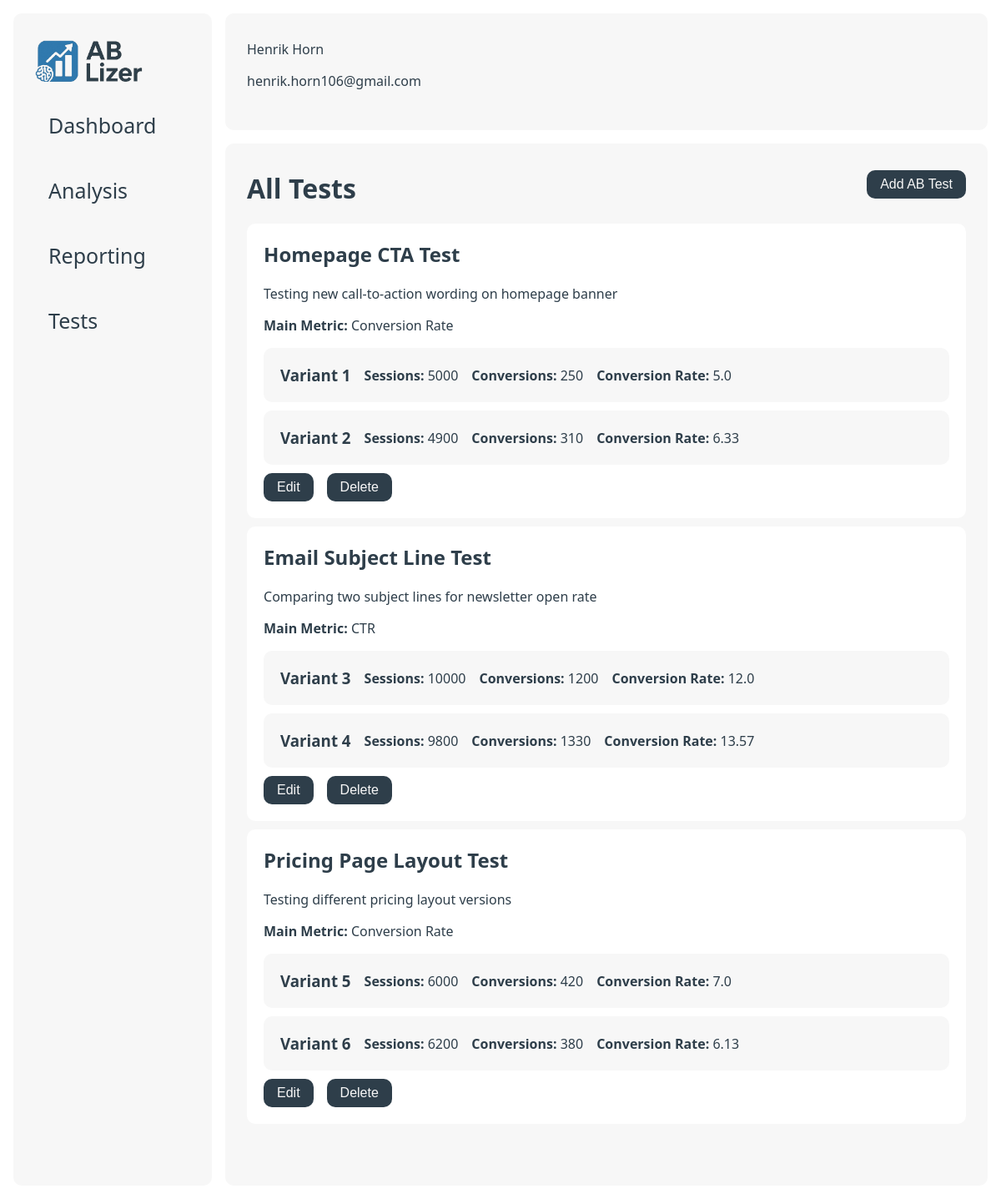
/tests, run on the app's committed database.
### data/models.py (models this page shows)
class ab_tests(db.Model):
    __tablename__ = 'ab_tests'
    id = db.Column(db.Integer, primary_key=True)
    name = db.Column(db.String(255), nullable=False)
    description = db.Column(db.Text, nullable=False)
    metric = db.Column(db.String(255), nullable=False)
    created_at = db.Column(db.DateTime, nullable=False)
    __repr__ = lambda self: f'<Ab_Test {self.id}>'
    __str__ = lambda self: f'{self.id}'

class variants(db.Model):
    __tablename__ = 'variants'
    id = db.Column(db.Integer, primary_key=True)
    test_id = db.Column(db.Integer, db.ForeignKey('ab_tests.id'), nullable=False)
    name = db.Column(db.String(255), nullable=False)
    impressions = db.Column(db.Integer, nullable=False)
    conversions = db.Column(db.Integer, nullable=False)
    conversion_rate = db.Column(db.Float, nullable=False)
    __repr__ = lambda self: f'<Variant {self.id}>'
    __str__ = lambda self: f'{self.id}'

### app.py (the view)
@app.route("/tests")
def tests():
    data = {}
    for test in db_manager.get_ab_tests():
        data[test] = db_manager.get_variants(test.id)
    return render_template("tests.html",
                           user_name=user_name,
                           user_email=user_email,
                           data=data
                           )

### data/db_manager.py (called while the page is built)
    def get_ab_tests(self):
        return ab_tests.query.all()

    def get_variants(self, test_id):
        return variants.query.filter_by(test_id=test_id).all()

### templates/tests.html
{% extends "base.html" %}
{% block content %}
    <div class="hero">
        <h1>All Tests</h1>
        <button class="btn" id="addTestBtn">Add AB Test</button>
    </div>
    <div class="scroll">
        <div class="col-wrapper">
            <div class="card-list">
                {% for test in data %}
                    <div class="card long">
                        <h2><strong>{{ test.name }}</strong></h2>
                        <p>{{ test.description }}</p>
                        <p><strong>Main Metric:</strong> {{ test.metric }}</p>
                        {% for variant in data[test] %}
                            <div class="card long secondary">
                                <div class="row">
                                    <h3>Variant {{ variant }}</h3>
                                    <p><strong>Sessions:</strong> {{ variant.impressions }}</p>
                                    <p><strong>Conversions:</strong> {{ variant.conversions }}</p>
                                    <p><strong>Conversion Rate:</strong> {{ variant.conversion_rate }}</p>
                                </div>
                            </div>
                        {% endfor %}
                        <div class="row">
                            <button class="btn">Edit</button>
                            <form action="{{ url_for('delete_test', test_id=test.id) }}" class="inline-form" method="post">
                                <button class="btn" onclick="return confirm('Delete this test?');" type="submit">
                                    Delete
                                </button>
                            </form>
                        </div>
                    </div>
                {% endfor %}
            </div>
        </div>
    </div>
{% endblock %}

### templates/base.html (shortened to what this page needs)
<!DOCTYPE html>
<html lang="en">
<head>
    <link href="{{ url_for('static', filename='style.css') }}" rel="stylesheet">
</head>
<body>
<div class="main-wrapper">
    <div class="sidenav" id="mySidenav">
        <div class="sidenav-container">
            <a class="logo" href="/"><img src="{{ url_for('static', filename='logo_ab-lizer.png') }}" height="50px"></a>
            <a href="/">
                <div class="tab">Dashboard</div>
            </a>
            <a href="#">
                <div class="tab">Analysis</div>
            </a>
            <a href="#">
                <div class="tab">Reporting</div>
            </a>
            <a href="/tests">
                <div class="tab">Tests</div>
            </a>
        </div>
    </div>
    <div class="wrapper">
        <nav>
            <div class="container">
                <p>{{ user_name }}</p>
                <p>{{ user_email }}</p>
            </div>
        </nav>
        <main class="container">
            {% block content %}{% endblock %}
        </main>
    </div>
</div>
</body>
</html>

### static/style.css (style rules this page uses)
:root { --primary: #2E3E4A; --secondary: #F7F7F7; --accent: #317AAE; --gradient: linear-gradient(180deg, rgba(25, 82, 133, 1) 0%, rgba(49, 122, 174, 1) 100%); --danger: #ef4444; --bg: #ffffff; --radius: 10px; --shadow: 0 2px 8px rgba(30, 41, 59, 0.06); }
* { box-sizing: border-box; }
body { font-family: 'Segoe UI', 'Roboto', Arial, sans-serif; background: var(--bg); margin: 0; padding: 0; }
nav { background: var(--bg); }
main { overflow-y: scroll; }
p { color: var(--primary); }
h1, h2, h3, h4, h5, h6, p { margin-top: 0; color: var(--primary); }
a { color: var(--primary); text-decoration: none; }
.hero { display: flex; justify-content: space-between; align-items: flex-start; }
.main-wrapper { display: flex; padding: 16px; }
.wrapper { width: 100%; height: 100vh; padding-left: 16px; align-self: stretch; gap: 16px; display: flex; flex-direction: column; }
.container { padding: 32px 26px; background: var(--secondary); border-radius: var(--radius); height: 100%; }
.logo { font-size: 1.5rem; font-weight: bold; text-decoration: none; }
button { padding: 8px 16px; border: none; border-radius: var(--radius); font-size: 1rem; cursor: pointer; background: var(--primary); color: var(--secondary); }
.sidenav { width: 300px; background-color: var(--bg); position: static; height: 100vh; overflow-x: hidden; }
.sidenav a { color: var(--primary); text-decoration: none; font-size: 25px; display: block; }
.sidenav .tab { padding: 16px 16px; color: var(--primary); text-decoration: none; font-size: 25px; display: block; transition: 0.3s; border-radius: var(--radius); }
.sidenav-container { display: flex; flex-direction: column; gap: 12px; background-color: var(--secondary); border-radius: var( --radius); padding: 32px 26px; height: 100%; }
.card-list { width: 100%; }
.card { border-radius: var( --radius); padding: 20px; margin-bottom: 10px; width: 200px; background-color: #ffffff; }
.card.secondary { background: var(--secondary); }
.secondary p { margin-bottom: 0; }
.card.long { width: 100%; }
.col-wrapper { display: flex; gap: 16px; flex-wrap: wrap; flex-grow: 0; flex-direction: row; }
.row { display: flex; gap: 16px; flex-wrap: wrap; align-items: center; }
.row h3 { margin: 0; }

### data on the page
ab_tests: name "Homepage CTA Test", description "Testing new call-to-action wording on homepage banner", metric "Conversion Rate"
variants: id "1", impressions "5000", conversions "250", conversion_rate "5.0"
variants: id "2", impressions "4900", conversions "310", conversion_rate "6.33"
ab_tests: name "Email Subject Line Test", description "Comparing two subject lines for newsletter open rate", metric "CTR"
variants: id "3", impressions "10000", conversions "1200", conversion_rate "12.0"
variants: id "4", impressions "9800", conversions "1330", conversion_rate "13.57"
ab_tests: name "Pricing Page Layout Test", description "Testing different pricing layout versions", metric "Conversion Rate"
variants: id "5", impressions "6000", conversions "420", conversion_rate "7.0"
variants: id "6", impressions "6200", conversions "380", conversion_rate "6.13"

### other printed values
{{ user_name }} "Henrik Horn"
{{ user_email }} "henrik.horn106@gmail.com"
